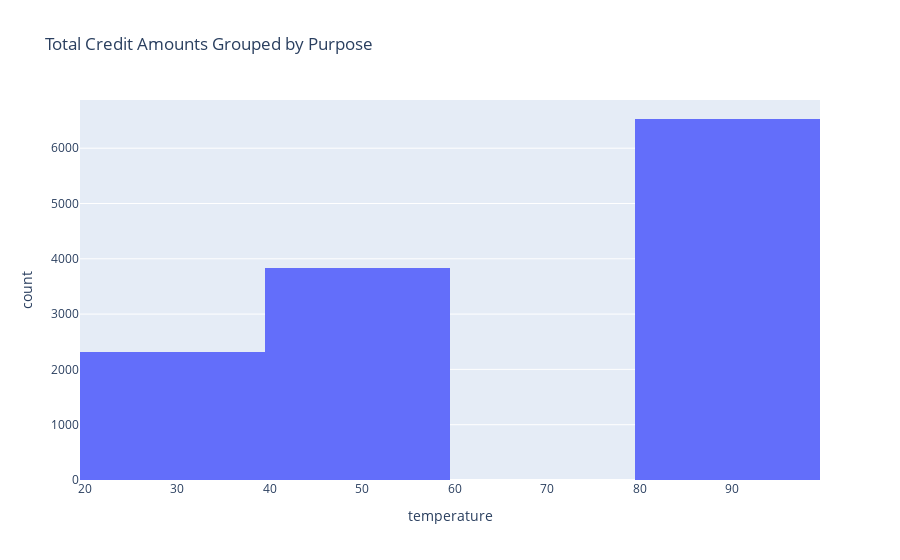

Write notebook code for a chart like this one.
### Markdown cell above
6. Use a histogram to visualize the temperature column.

### Code cell
fig = px.histogram(data_rm, x="temperature",
             title='Total Credit Amounts Grouped by Purpose')
fig.show()
np.unique(data_rm['age'])

### Figure 1 — Plotly figure (JSON) as saved in the notebook; plotly's stock layout.template omitted (floating-point values rounded to 4 significant figures; data arrays with more than 128 entries replaced by an {"elided": "..."} marker saying what was removed)
{"data": [{"alignmentgroup": "True", "bingroup": "x", "hovertemplate": "temperature=%{x}<br>count=%{y}<extra></extra>", "legendgroup": "", "marker": {"color": "#636efa", "pattern": {"shape": ""}}, "name": "", "offsetgroup": "", "orientation": "v", "showlegend": false, "type": "histogram", "x": {"elided": "12684 int values"}, "xaxis": "x", "yaxis": "y"}], "layout": {"barmode": "relative", "legend": {"tracegroupgap": 0}, "title": {"text": "Total Credit Amounts Grouped by Purpose"}, "xaxis": {"anchor": "y", "domain": [0, 1], "title": {"text": "temperature"}}, "yaxis": {"anchor": "x", "domain": [0, 1], "title": {"text": "count"}}}}
